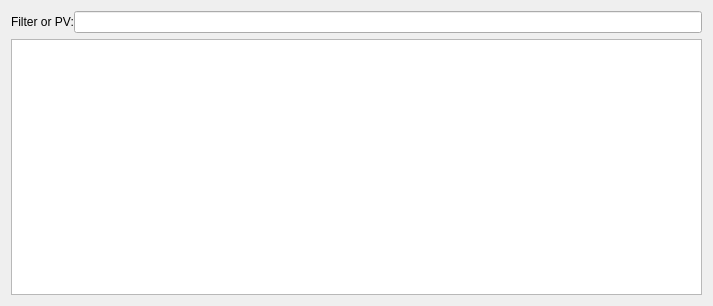
<?xml version="1.0" encoding="UTF-8"?>
<ui version="4.0">
 <class>PVtable</class>
 <widget class="QDialog" name="PVtable">
  <property name="geometry">
   <rect>
    <x>0</x>
    <y>0</y>
    <width>713</width>
    <height>306</height>
   </rect>
  </property>
  <property name="sizePolicy">
   <sizepolicy hsizetype="Expanding" vsizetype="Preferred">
    <horstretch>0</horstretch>
    <verstretch>0</verstretch>
   </sizepolicy>
  </property>
  <property name="windowTitle">
   <string>Dialog</string>
  </property>
  <layout class="QVBoxLayout" name="verticalLayout">
   <item>
    <widget class="QWidget" name="widget" native="true">
     <layout class="QHBoxLayout" name="horizontalLayout">
      <property name="spacing">
       <number>0</number>
      </property>
      <property name="margin">
       <number>0</number>
      </property>
      <item>
       <widget class="QLabel" name="label">
        <property name="text">
         <string>Filter or PV:</string>
        </property>
       </widget>
      </item>
      <item>
       <widget class="LineEdit" name="search">
        <property name="toolTip">
         <string>Enter the search creteria to filter the list or give the PV name and hit Return.</string>
        </property>
       </widget>
      </item>
     </layout>
    </widget>
   </item>
   <item>
    <widget class="QTableView" name="pvTable">
     <property name="sizePolicy">
      <sizepolicy hsizetype="Expanding" vsizetype="Expanding">
       <horstretch>0</horstretch>
       <verstretch>0</verstretch>
      </sizepolicy>
     </property>
     <property name="focusPolicy">
      <enum>Qt::NoFocus</enum>
     </property>
     <property name="alternatingRowColors">
      <bool>true</bool>
     </property>
     <property name="selectionMode">
      <enum>QAbstractItemView::SingleSelection</enum>
     </property>
     <property name="selectionBehavior">
      <enum>QAbstractItemView::SelectRows</enum>
     </property>
     <property name="sortingEnabled">
      <bool>true</bool>
     </property>
     <attribute name="horizontalHeaderCascadingSectionResizes">
      <bool>true</bool>
     </attribute>
     <attribute name="horizontalHeaderStretchLastSection">
      <bool>true</bool>
     </attribute>
    </widget>
   </item>
  </layout>
 </widget>
 <customwidgets>
  <customwidget>
   <class>LineEdit</class>
   <extends>QLineEdit</extends>
   <header>qcamotorgui-additional.h</header>
  </customwidget>
 </customwidgets>
 <resources/>
 <connections/>
</ui>
